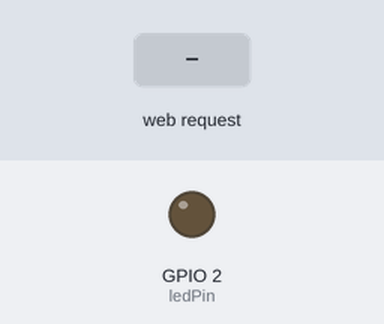
This sketch was run on a simulated ESP32. On the bench: output pins drawn as LEDs (lit = HIGH). Inputs (shaded band) come from the test bench. WiFi joins after 1.5 s; servers stay silent unless stated; what the sketch prints to the serial monitor is not drawn.

Above: at 2.7 s.
2.8 s: HTTP request GET /on received
At 3.5 s:
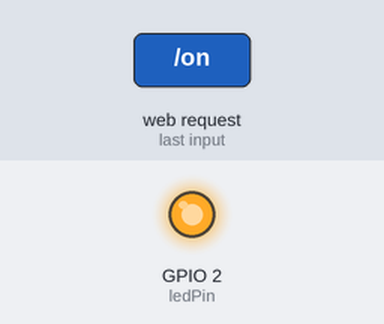
4.3 s: HTTP request GET /off received
At 4.6 s:
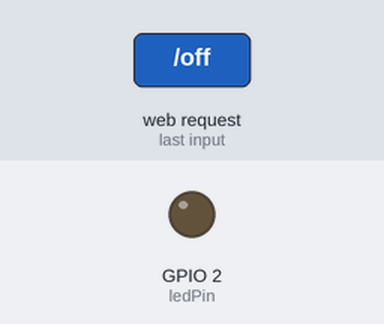
Timing chart, 0 to 7.3 s (numbered marks = the images above; inputs shaded):
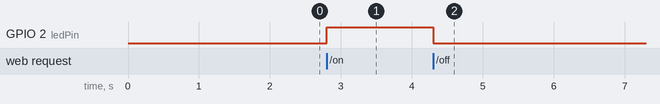

Measured:
- after the input at 2.8 s, GPIO 2 (ledPin): LOW → HIGH at once
- after the input at 4.3 s, GPIO 2 (ledPin): HIGH → LOW at once

The sketch:

ServerESP_BlinkLED.ino
```cpp
#include <WiFi.h>
#include <WebServer.h>

// --- Configurações da sua Rede ---
const char* ssid = "NOME DA REDE";
const char* password = "SENHA DA REDE";

// --- Configuração do Pino ---
// Use 2 para ESP32 genérico ou 25 se for a placa Heltec LoRa
const int ledPin = 2;

// Cria o servidor web na porta 80 (porta padrão de navegadores)
WebServer server(80);

void setup() {
  Serial.begin(115200);

  // Configura o pino do LED como saída e garante que inicie apagado
  pinMode(ledPin, OUTPUT);
  digitalWrite(ledPin, LOW);

  // Inicia a conexão Wi-Fi
  Serial.print("Conectando ao Wi-Fi: ");
  Serial.println(ssid);
  WiFi.begin(ssid, password);

  // Aguarda até conectar
  while (WiFi.status() != WL_CONNECTED) {
    delay(500);
    Serial.print(".");
  }

  // Imprime o endereço IP gerado (você vai precisar dele!)
  Serial.println("\nWi-Fi Conectado!");
  Serial.print("Endereço IP do ESP32: ");
  Serial.println(WiFi.localIP());

  // --- Rotas HTTP do Servidor ---

  // 1. Rota Principal (Acessar apenas o IP)
  server.on("/", []() {
    server.send(200, "text/plain", "Servidor do ESP32! Use /on para acender o LED ou /off para apagar.");
  });

  // 2. Rota para Acender o LED
  server.on("/on", []() {
    digitalWrite(ledPin, HIGH); // Liga o LED
    server.send(200, "text/plain", "LED ACESO com sucesso!");
    Serial.println("Comando via HTTP: LED Aceso");
  });

  // 3. Rota para Apagar o LED
  server.on("/off", []() {
    digitalWrite(ledPin, LOW); // Desliga o LED
    server.send(200, "text/plain", "LED APAGADO com sucesso!");
    Serial.println("Comando via HTTP: LED Apagado");
  });

  // Inicia o servidor para começar a escutar as requisições
  server.begin();
  Serial.println("Servidor HTTP iniciado!");
}

void loop() {
  // Essa função deve ficar no loop para processar quem tenta acessar o IP
  server.handleClient();
}
```
